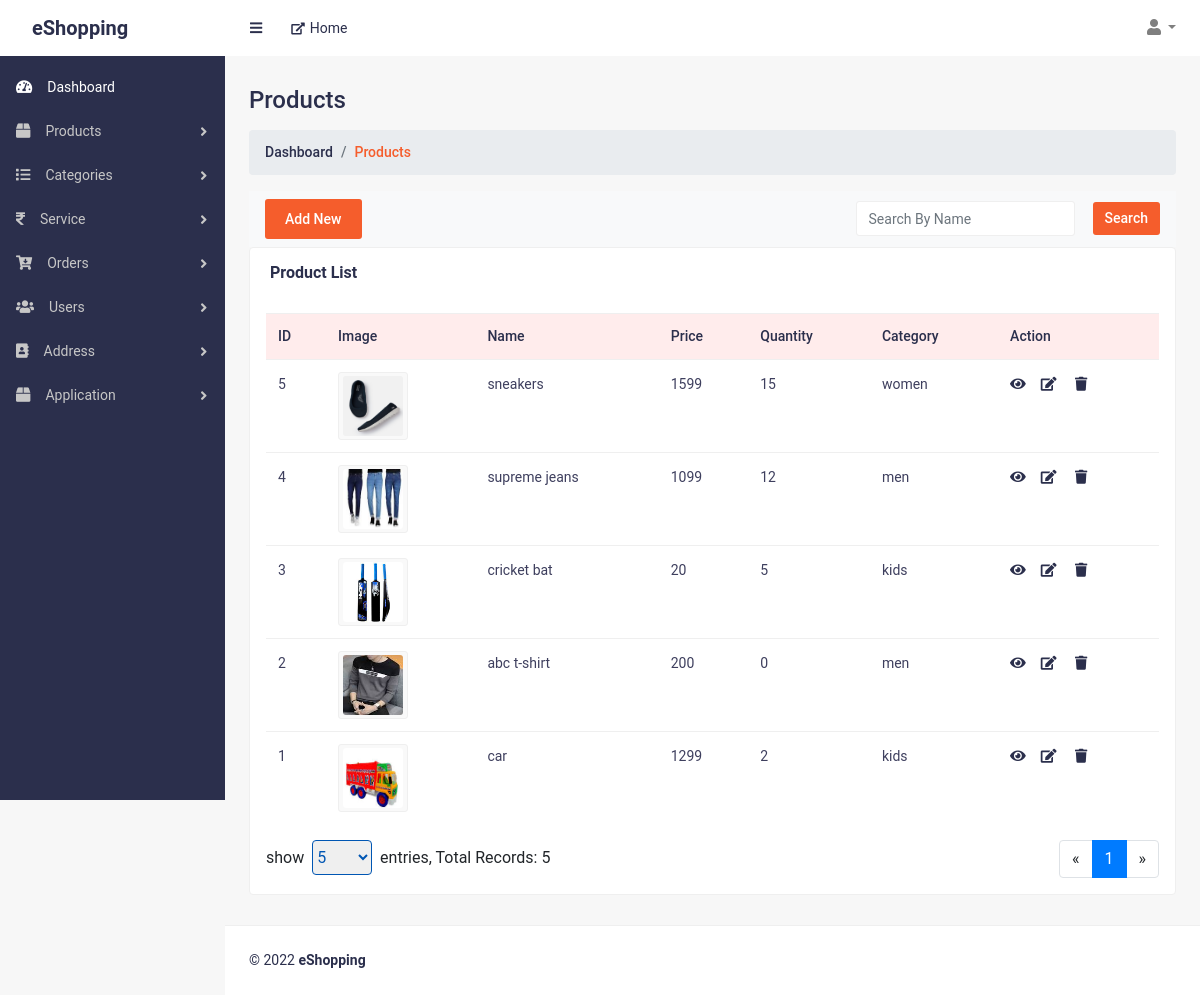
The app's page /products.php (signed in) with its own data.
### tables this page shows
CREATE TABLE `products` (
  `id` int(11) NOT NULL,
  `stripeId` varchar(150) NOT NULL,
  `stripePriceId` varchar(150) NOT NULL,
  `productName` varchar(50) NOT NULL,
  `productDesc` varchar(150) NOT NULL,
  `productPrice` int(11) NOT NULL,
  `productSizeIds` varchar(100) NOT NULL,
  `productColorIds` varchar(100) NOT NULL,
  `productImages` text NOT NULL,
  `totalQuantity` int(11) NOT NULL,
  `categoryId` int(11) NOT NULL,
  `subCategoryId` int(11) NOT NULL,
  `isTrending` tinyint(2) NOT NULL DEFAULT 0,
  `SKU` varchar(50) NOT NULL,
  `modifiedDate` datetime DEFAULT NULL,
  `createdDate` datetime DEFAULT NULL,
  `status` tinyint(2) NOT NULL DEFAULT 0
);

CREATE TABLE `category` (
  `id` int(11) NOT NULL,
  `catName` varchar(50) NOT NULL,
  `catDesc` varchar(150) NOT NULL,
  `modifiedDate` datetime DEFAULT NULL,
  `createdDate` datetime DEFAULT NULL,
  `status` tinyint(2) NOT NULL DEFAULT 0
);

### handler/dbHandler.php (called while the page is built, shortened)
<?php
class DBConnection
{
    private $hostname = "localhost";
    private $username = "root";
    private $password = "";
    private $database = "eshopping";
    private $conn;
    function __construct()
    {
        $this->conn = new mysqli($this->hostname, $this->username, $this->password, $this->database);
    }
    function getConnection()
    {
        return $this->conn;
    }
}

### handler/productHandler.php (called while the page is built, shortened)
<?php
require_once("dbHandler.php");
class ProductHandler extends DBConnection
{
    function TotalProducts($search = '')
    {
        $search_ = ($search == '') ? 1 : "productName LIKE '%" . $search . "%'";
        $sql = "SELECT COUNT(*) AS total FROM products JOIN category ON category.id = products.categoryId WHERE ($search_) AND products.status=0 AND category.status=0 ORDER BY products.id DESC";
        $result = $this->getConnection()->query($sql);
        if ($result && $result->num_rows > 0) {
            return $result->fetch_assoc()["total"];
        }
        return 0;
    }
    function getProducts($search, $page, $show, $colorid = '', $sizeids = '', $subcatids = '', $catids = '', $priceStart = 0, $priceEnd = 12000, $sortby='latest', $trending='0,1')
    {
        $colorid_ = ($colorid == '') ? 1 : "products.productColorIds LIKE '%" . $colorid . "%'";
        $subcatids_ = ($subcatids == '') ? 1 : "products.subCategoryId IN (" . $subcatids . ")";
        $catids_ = ($catids == '') ? 1 : "products.categoryId IN (" . $catids . ")";
        $search_ = ($search == '') ? 1 : "products.productName LIKE '%" . $search . "%' OR category.catName = '$search' OR subcategory.subCatName = '$search'";
        $trending_ = "(".$trending.")";
        $sortby_ = 1;
        switch($sortby){
            case 'latest':
                $sortby_ = 'products.id'; break;
        }
        $sql = "SELECT products.*, category.catName FROM products JOIN category ON category.id = products.categoryId JOIN subcategory ON subcategory.id=products.subCategoryId
        WHERE ($search_) AND $colorid_ AND $subcatids_ AND $catids_ AND products.isTrending IN $trending_ AND
        (products.productPrice>=$priceStart AND products.productPrice<=$priceEnd) AND products.status=0 AND
         category.status=0 AND subcategory.status=0 ORDER BY $sortby_ DESC LIMIT $page, $show";
        $result = $this->getConnection()->query($sql);
        $records = [];
        if ($result->num_rows > 0) {
            while ($row = $result->fetch_assoc()) {
                array_push($records, $row);
            }
        } else {
            $records = [];
        }
        return $records;
    }
}

### products.php (the view, shortened to what this page needs)
<?php
require("./handler/productHandler.php");
$obj = new ProductHandler();
$currntPage = 1;
$showRecords = 5;
$search = '';
$currntPage = (isset($_GET["page"]) && $_GET["page"]!='') ? $_GET["page"] : $currntPage;
$showRecords = (isset($_GET["show"]) && $_GET["show"]!='') ? $_GET["show"] : $showRecords;
$search = (isset($_GET["search"]) && $_GET["search"]!='') ? $_GET["search"] : $search;
$totalRecords = $obj->TotalProducts($search);
$products = $obj->getProducts($search,(($currntPage - 1) * $showRecords), $showRecords);
?>
<!DOCTYPE html>
<html lang="en">
<head>
	<link href="css/styles.css" rel="stylesheet">
	<link href="css/admin-style.css" rel="stylesheet">
	<link href="vendor/bootstrap/css/bootstrap.min.css" rel="stylesheet">
	<link href="vendor/fontawesome-free/css/all.min.css" rel="stylesheet">
</head>
<body class="sb-nav-fixed">
	<?php
	include_once("./includes/header.php");
	?>
	<div id="layoutSidenav">
		<div id="layoutSidenav_nav">
			<?php
			include_once("./includes/sidebar.php");
			?>
		</div>
		<div id="layoutSidenav_content">
			<main>
				<div class="container-fluid">
					<h2 class="mt-30 page-title">Products</h2>
					<ol class="breadcrumb">
						<li class="breadcrumb-item"><a href="index.php">Dashboard</a></li>
						<li class="breadcrumb-item active">Products</li>
					</ol>
					<nav class="navbar navbar-light bg-light justify-content-between">
						<a href="add_product.php" class="add-btn hover-btn">Add New</a>
						<div class="form-inline">
							<input class="form-control mr-sm-2" type="search" placeholder="Search By Name" aria-label="Search" value="<?=$search?>">
							<button class="status-btn hover-btn my-2 my-sm-0" id="searchRec" type="submit">Search</button>
						</div>
					</nav>
					<div class="row justify-content-between">
						<div class="col-lg-12 col-md-12">
							<div class="card card-static-2 mb-30">
								<div class="card-title-2">
									<h4>
										<p><b>Product List</b></p>
									</h4>
								</div>
								<div class="card-body-table px-3">
									<div class="table-responsive">
										<table class="table ucp-table table-hover">
											<thead>
												<tr>
													<th style="width:60px">ID</th>
													<th>Image</th>
													<th>Name</th>
													<th>Price</th>
													<th>Quantity</th>
													<th>Category</th>
													<th>Action</th>
												</tr>
											</thead>
											<tbody>
												<?php
												if (count($products) > 0) {
													foreach ($products as $product) {
												?>
														<tr>
															<td><?= $product["id"] ?></td>
															<td>
																<div class="cate-img-5">
																	<?php
																	if($product["productImages"]!=''){
																		$images = explode(",", $product["productImages"]);
																	?>
																		<img width="100" height="60" src="images/product/<?= $images[0] ?>" alt="">
																	<?php
																	}else{
																		?>
																		<img width="100" height="60" style="border: 1px solid red;" title="Image not available" src="images/noimage.jpg" alt="">
																		<?php
																	}
																	?>
																</div>
															</td>
															<td><?= $product["productName"] ?></td>
															<td><?= $product["productPrice"] ?></td>
															<td><?= $product["totalQuantity"] ?></td>
															<td><?= $product["catName"] ?></td>
															<td class="action-btns">
																<a href="view_product.php?view=<?= $product["id"] ?>" class="view-shop-btn" title="View"><i class="fas fa-eye"></i></a>
																<a href="add_product.php?edit=<?= $product["id"] ?>" class="edit-btn"><i class="fas fa-edit"></i></a>&nbsp;
																<a href="./handler/requestHandler.php?dProduct=<?= $product["id"] ?>" class="edit-btn deleteRow"><i class="fas fa-trash"></i></a>
															</td>
														</tr>
												<?php
													}
												} else {
													echo "<tr><td colspan=7>No Record Found!!</td></tr>";
												}
												?>
											</tbody>
										</table>
										<div class="div-pagination mt-3 d-flex justify-content-between">
											<div class="page-select">
												show&nbsp;
												<select style="height: 35px; width:60px; border:1px solid #0056b3; color:#0056b3; border-radius:4px" name="" id="show-record">
													<?php
													foreach ([5, 10, 25, 50] as $rec) {
														$selected = '';
														if ($rec == $showRecords) {
															$selected = "selected";
														}
														echo "<option value='$rec' $selected>$rec</option>";
													}
													?>
												</select>&nbsp;&nbsp;entries, Total Records: <span id="totalrecords"><?= $totalRecords ?></span>
											</div>
											<div>
												<nav aria-label="Page navigation example">
													<ul class="pagination">
														<li class="page-item">
															<a class="page-link" aria-label="Previous" data-action="left">
																<span aria-hidden="true">&laquo;</span>
															</a>
														</li>
														<?php
														$temp = $currntPage+1;
														$totalPage = ceil($totalRecords / $showRecords);
														if($totalPage==1){
															echo '<li class="page-item active"><a class="page-link">1</a></li>';
														}else if($totalPage==2){
															echo '<li class="page-item '.(($currntPage==1 || $currntPage=='' || $currntPage==0)?"active":"").'"><a class="page-link">1</a></li>';
															echo '<li class="page-item '.(($currntPage==2)?"active":"").'"><a class="page-link">2</a></li>';
														}else if($totalPage>=3){
															for($i=$temp-1;$i<($temp+2);$i++){
																if($i>$totalPage){
																	break;
																}else{
																	echo '<li class="page-item '.(($i==$currntPage)?"active":"").'"><a class="page-link">'.$i.'</a></li>';
																}
															}
														}
														?>
														<li class="page-item">
															<a class="page-link" aria-label="Next" data-action="right">
																<span aria-hidden="true">&raquo;</span>
															</a>
														</li>
													</ul>
												</nav>
											</div>
										</div>
									</div>
								</div>
							</div>
						</div>
					</div>
				</div>
			</main>
			<?php
			include_once("./includes/footer.php");
			?>
		</div>
	</div>
</body>
</html>

### css/styles.css (style rules this page uses)
html { font-family: roboto, sans-serif !important; line-height: 1.15; -webkit-text-size-adjust: 100%; -webkit-tap-highlight-color: transparent }
article, aside, figcaption, figure, footer, header, hgroup, main, nav, section { display: block }
body { margin: 0; font-family: roboto, sans-serif !important; font-size: 1rem; font-weight: 400; line-height: 1.5; color: #2b2f4c; text-align: left; background-color: #f7f7f7 }
h1, h2, h3, h4, h5, h6 { margin-top: 0; margin-bottom: .5rem }
p { margin-top: 0; margin-bottom: 1rem }
ol, ul, dl { margin-top: 0; margin-bottom: 1rem }
b, strong { font-weight: bolder }
a { color: #007bff; text-decoration: none; background-color: transparent }
a:not([href]) { color: inherit; text-decoration: none }
img { vertical-align: middle; border-style: none }
table { border-collapse: collapse }
button { outline: none; box-shadow: inset 0 0 0 rgba(0, 0, 0, .1) !important }
th { text-align: inherit }
[type=search] { outline-offset: -2px; -webkit-appearance: none }
h1, h2, h3, h4, h5, h6, .h1, .h2, .h3, .h4, .h5, .h6 { margin-bottom: .5rem; font-weight: 500; line-height: 1.2 }
h2, .h2 { font-size: 2rem }
h4, .h4 { font-size: 1.5rem }
html, body { height: 100% }
.container, .container-fluid, .container-sm, .container-md, .container-lg, .container-xl { padding-left: 1.5rem; padding-right: 1.5rem }
#layoutSidenav { display: flex }
#layoutSidenav #layoutSidenav_nav { flex-basis: 225px; flex-shrink: 0; transition: transform .15s ease-in-out; z-index: 1038; transform: translateX(-225px) }
#layoutSidenav #layoutSidenav_content { position: relative; display: flex; flex-direction: column; justify-content: space-between; min-width: 0; flex-grow: 1; min-height: calc(100vh - 56px); margin-left: -225px }
@media (min-width:992px) { #layoutSidenav #layoutSidenav_nav { transform: translateX(0) } }
@media (min-width:992px) { #layoutSidenav #layoutSidenav_content { margin-left: 0; transition: margin .15s ease-in-out } }
.sb-nav-fixed #layoutSidenav #layoutSidenav_nav { width: 225px; height: 100vh; z-index: 1038 }
.sb-nav-fixed #layoutSidenav #layoutSidenav_content { padding-left: 225px; top: 56px; background-color: #f7f7f7 !important }
.page-link { cursor: pointer; }

### records on screen
products: id "5", shows a picture, productName "sneakers", productPrice "1599", totalQuantity "15", categoryId.catName "women"
products: id "4", shows a picture, productName "supreme jeans", productPrice "1099", totalQuantity "12", categoryId.catName "men"
products: id "3", shows a picture, productName "cricket bat", productPrice "20", totalQuantity "5", categoryId.catName "kids"
products: id "2", shows a picture, productName "abc t-shirt", productPrice "200", totalQuantity "0", categoryId.catName "men"
products: id "1", shows a picture, productName "car", productPrice "1299", totalQuantity "2", categoryId.catName "kids"

### other values on screen
$totalRecords "5"
form field value "5"
